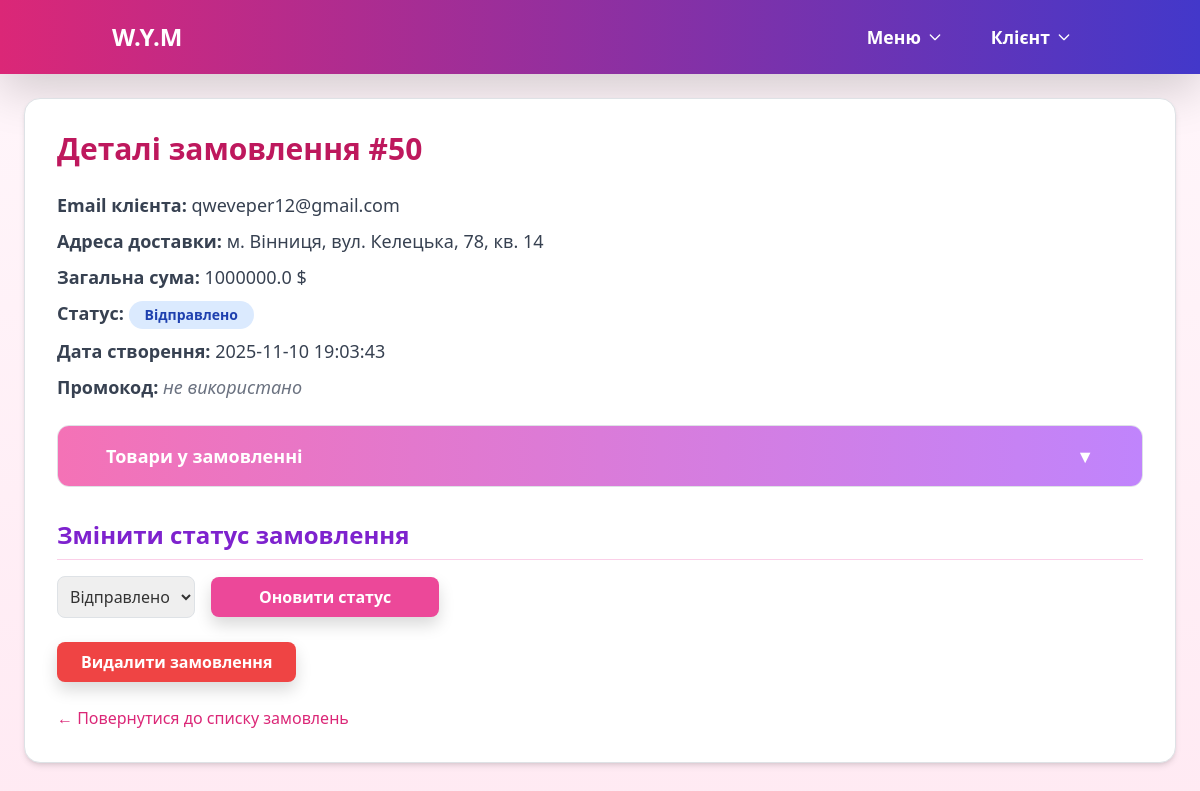
Page /admin/admin/order/50 (signed in) on the committed database.
### tables this page shows
CREATE TABLE orders (id INTEGER PRIMARY KEY AUTOINCREMENT, email TEXT, address TEXT, total_price REAL, status TEXT, date TEXT, total REAL, promo_code TEXT);

### admin.py (the view)
@admin_bp.route('/admin/order/<int:order_id>')
def order_details(order_id):
    conn = get_db_connection()
    order = conn.execute("""
        SELECT id, email, address, total_price, status, date, promo_code
        FROM orders WHERE id = ?
    """, (order_id,)).fetchone()
    if not order:
        conn.close()
        flash("Замовлення не знайдено", "danger")
        return redirect(url_for('admin.admin_panel'))
    items = conn.execute("""
        SELECT p.name, p.price, op.quantity
        FROM order_products op
        JOIN products p ON p.id = op.product_id
        WHERE op.order_id = ?
    """, (order_id,)).fetchall()
    conn.close()
    return render_template('order_details.html', order=order, items=items)

### app.py (called while the page is built)
@app.before_request
def log_request_info():
    app.logger.info(f"{request.method} {request.path} - from {request.remote_addr}")

### models.py (called while the page is built)
def get_db_connection():
    conn = sqlite3.connect(DB_FILE)
    conn.row_factory = sqlite3.Row
    return conn

### templates/order_details.html (shortened to what this page needs)
{% extends "base.html" %}
{% block content %}
<div class="bg-white shadow-md rounded-2xl p-8 max-w-6xl mx-auto mt-6 border border-pink-200">
  <h1 class="text-3xl font-bold mb-6 text-pink-700">Деталі замовлення #{{ order['id'] }}</h1>
  <div class="mb-6 text-gray-700 space-y-2 text-lg">
    <p><strong>Email клієнта:</strong> {{ order['email'] }}</p>
    <p><strong>Адреса доставки:</strong> {{ order['address'] }}</p>
    <p><strong>Загальна сума:</strong> {{ order['total_price'] }} $</p>
    <p>
      <strong>Статус:</strong>
      <span class="px-3 py-1 inline-flex text-sm font-semibold rounded-full
        {% if order['status'] == 'Нове' %}bg-green-100 text-green-800
        {% elif order['status'] == 'В обробці' %}bg-yellow-100 text-yellow-800
        {% elif order['status'] == 'Відправлено' %}bg-blue-100 text-blue-800
        {% elif order['status'] == 'Доставлено' %}bg-purple-100 text-purple-800
        {% elif order['status'] == 'Скасовано' %}bg-red-100 text-red-800
        {% else %}bg-gray-100 text-gray-800{% endif %}">
        {{ order['status'] }}
      </span>
    </p>
    <p><strong>Дата створення:</strong> {{ order['date'] }}</p>
    {% if order['promo_code'] %}
      <p><strong>Промокод:</strong>
        <span class="bg-pink-100 text-pink-800 px-2 py-1 rounded-lg font-semibold">
          {{ order['promo_code'] }}
        </span>
      </p>
    {% else %}
      <p><strong>Промокод:</strong> <span class="text-gray-500 italic">не використано</span></p>
    {% endif %}
  </div>
  <div class="border border-pink-200 rounded-xl mb-8 overflow-hidden">
    <button id="toggleProducts" class="w-full text-left bg-gradient-to-r from-pink-400 to-purple-400 text-white py-3 px-5 text-lg font-semibold flex justify-between items-center">
      Товари у замовленні
      <span id="toggleIcon" class="transform transition-transform">▼</span>
    </button>
  </div>
  <h2 class="text-2xl font-semibold mb-3 text-purple-700 border-b border-pink-200 pb-2">Змінити статус замовлення</h2>
  <form action="{{ url_for('admin.update_order', order_id=order['id']) }}" method="post" class="flex items-center gap-3 mb-6 flex-wrap">
    <select name="status" class="p-2 border border-pink-300 rounded-lg focus:ring-2 focus:ring-pink-400 outline-none">
      <option value="Відправлено" {% if order['status'] == 'Відправлено' %}selected{% endif %}>Відправлено</option>
    </select>
    <button type="submit" class="bg-pink-500 hover:bg-pink-600 text-white font-semibold px-5 py-2 rounded-lg shadow transition">
      Оновити статус
    </button>
  </form>
  <form action="{{ url_for('admin.delete_order_route', order_id=order['id']) }}" method="POST" onsubmit="return confirm('Ви впевнені, що хочете видалити це замовлення?');">
    <button type="submit" class="bg-red-500 hover:bg-red-600 text-white font-semibold px-6 py-2 rounded-lg shadow transition">
      Видалити замовлення
    </button>
  </form>
  <a href="{{ url_for('admin.admin_panel') }}" class="block mt-6 text-pink-600 hover:text-pink-800 font-medium transition">
    ← Повернутися до списку замовлень
  </a>
</div>
{% endblock %}

### static/styles.css (style rules this page uses)
body { background: linear-gradient(180deg, #fff7fb 0%, #ffeaf3 100%); font-family: "Poppins", sans-serif; color: #333; }

### rows in the picture
orders: id "50", email "qweveper12@gmail.com", address "м. Вінниця, вул. Келецька, 78, кв. 14", total_price "1000000.0", status "Відправлено", date "2025-11-10 19:03:43"
